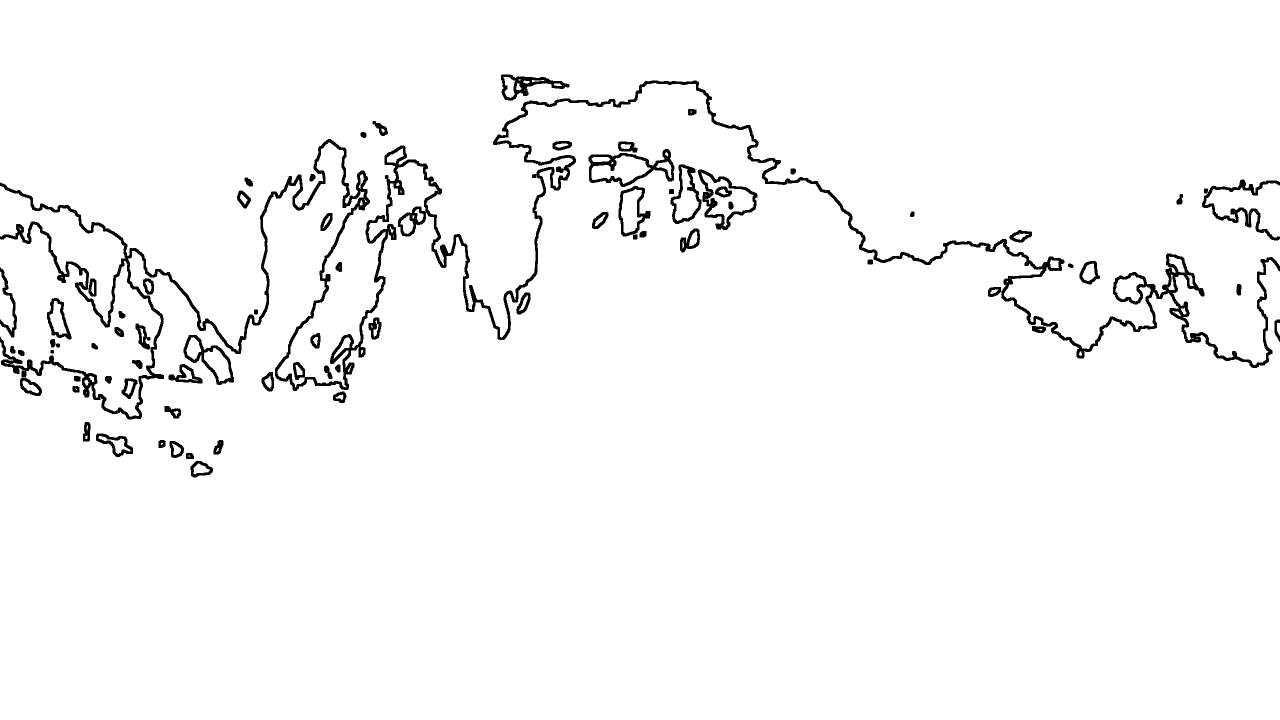
#> input picture 图片/地图_生成.png, 2560 x 1440 px, given in place of #, which was not available (shown at 1/2 size)
$ python '去背景.py' '#' '默认' '图片/地图.png' '->' '图片/地图_去背景.png'
#> lines starting #> are read from the running program, lines starting #| are printed output that depends on the picture; after the words box and inside, x2 and y2 are one past the last pixel; in counts of white or black regions, pixels touching at a corner belong together
#!/usr/bin/env python3
# -*- coding: utf-8 -*-
"""根据颜色去除地图图片背景,仅保留接近黑色的像素并转为纯黑。

原理:
  地图为灰度线条图。以像素亮度(luminance)为判据:
    - 原本可见(alpha > min_alpha)且亮度 <= black_threshold:视为黑色线条,
      直接变为 *纯黑*(RGB 0,0,0)且不透明(alpha 255)
    - 其余像素(浅色或原本透明):直接舍弃(alpha 0)
  注意:原本透明的像素(可能残留任意 RGB)不会因亮度低而被误判为线条。

用法:
  python3 去背景.py [输入.png] [输出.png]
  python3 去背景.py                       # 默认 图片/地图.png -> 图片/地图_去背景.png
"""
from PIL import Image
import numpy as np
import sys


def remove_background(src, dst, black_threshold=120, min_alpha=40):
#> called with src = '#', dst = '默认', black_threshold = 120, min_alpha = 40
    im = Image.open(src).convert("RGBA")
#> im is the input picture: PIL image 2560x1440 RGBA; mean R, G, B, A 0, 0, 0, 7.6
    a = np.array(im).astype(np.float32)

    # 灰度图:亮度取 RGB 均值 (0~255)
    lum = a[..., :3].mean(axis=-1)
#> lum: shape (1440, 2560) float32; every value is 0
    visible = a[..., 3] > min_alpha                 # 原本可见的像素
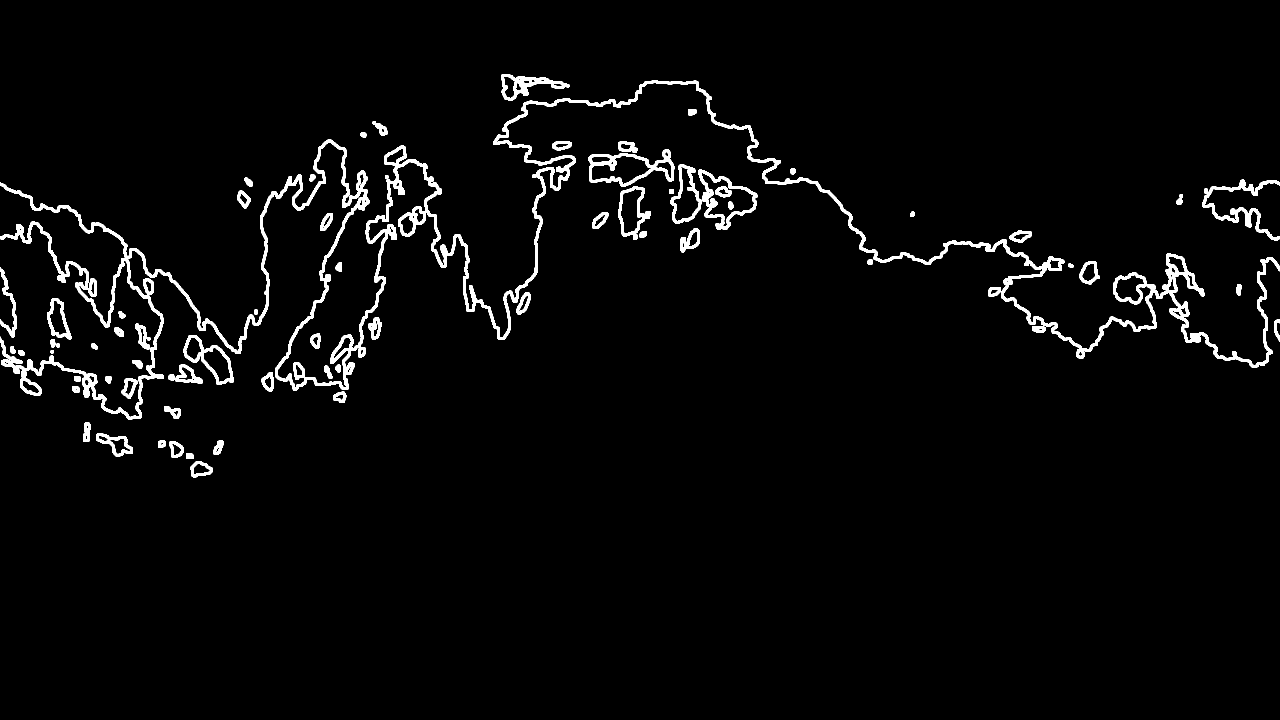
#> visible: shape (1440, 2560) bool (shown at 1/2 size); 3% white; 71 white regions, largest, box (x1, y1, x2, y2) and area: (0, 161, 2560, 839) 68815, (1177, 298, 1349, 374) 3527, (2404, 359, 2560, 481) 3426
    keep = visible & (lum <= black_threshold)       # 接近黑色 -> 纯黑

    a[keep, :3] = 0      # 变为纯黑
    a[keep, 3] = 255     # 不透明
    a[~keep, 3] = 0      # 其余直接舍弃

    Image.fromarray(a.astype(np.uint8), "RGBA").save(dst)
    print(f"完成:{dst} 尺寸 {im.size} (black_threshold={black_threshold}, min_alpha={min_alpha})")
#| 完成:默认 尺寸 (2560, 1440) (black_threshold=120, min_alpha=40)


if __name__ == "__main__":
    src = sys.argv[1] if len(sys.argv) > 1 else "图片/地图.png"
    dst = sys.argv[2] if len(sys.argv) > 2 else "图片/地图_去背景.png"
    remove_background(src, dst)

$ run again, on 图片/黑白仙女示意图.png
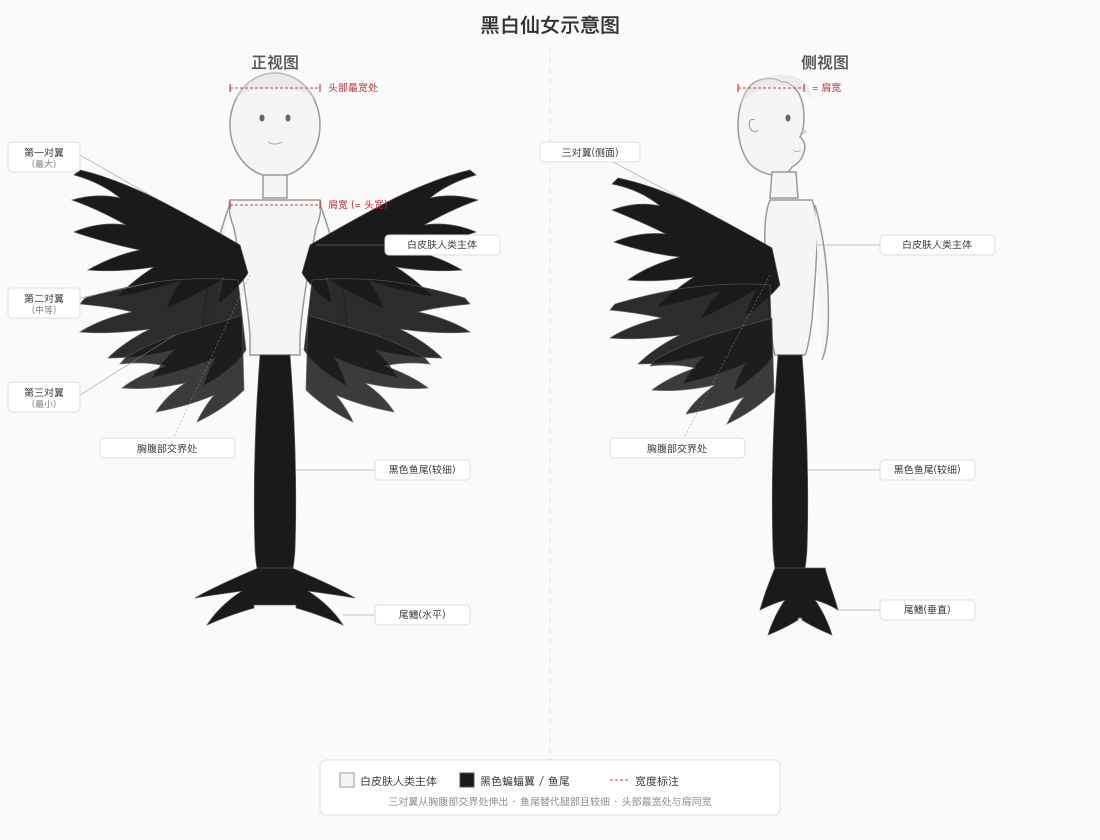
#> input picture 图片/黑白仙女示意图.png, 2200 x 1680 px (shown at 1/2 size)
#> visible: shape (1680, 2200) bool; every value is 1
#> in remove_background, `keep = visible & (lum <= black_threshold)`:
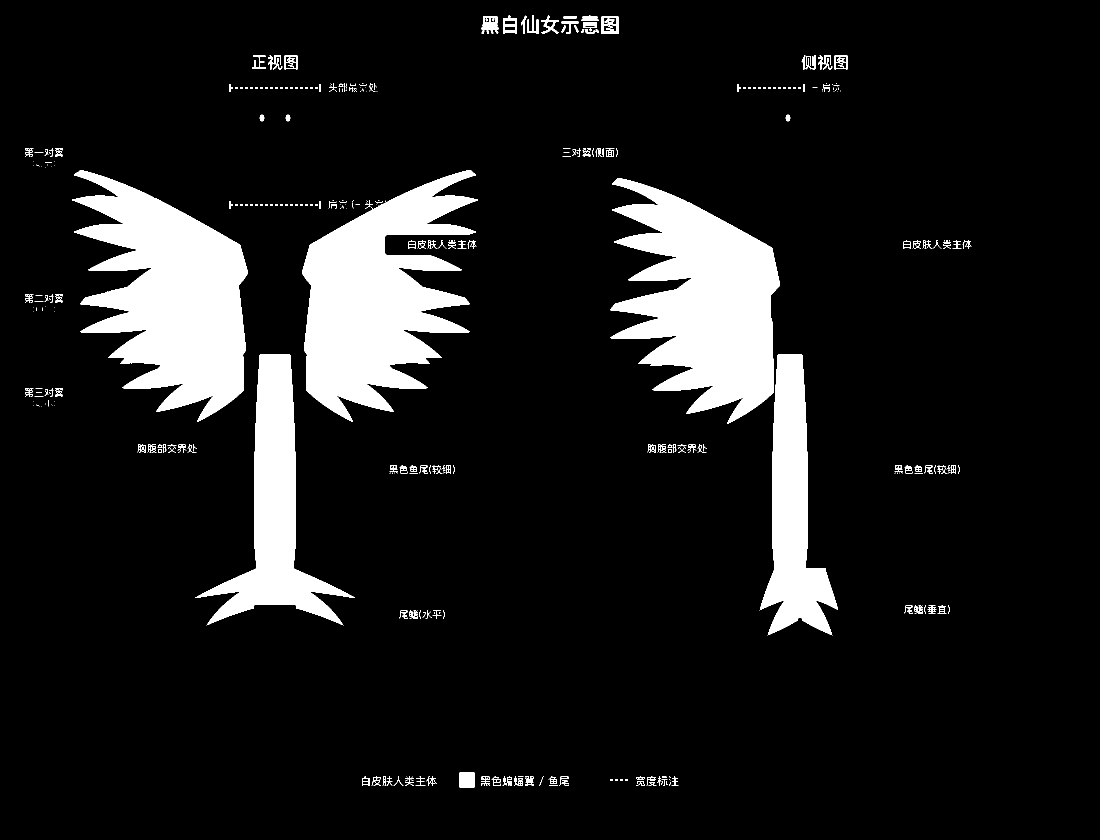
#> keep: shape (1680, 2200) bool (shown at 1/2 size); 10.8% white; 457 white regions (257 under 20 px), largest, box (x1, y1, x2, y2) and area: (144, 340, 496, 844) 98907, (1220, 356, 1560, 848) 95660, (604, 340, 956, 844) 94701
#> in remove_background, `Image.fromarray(a.astype(np.uint8), "RGBA").save(dst)`:
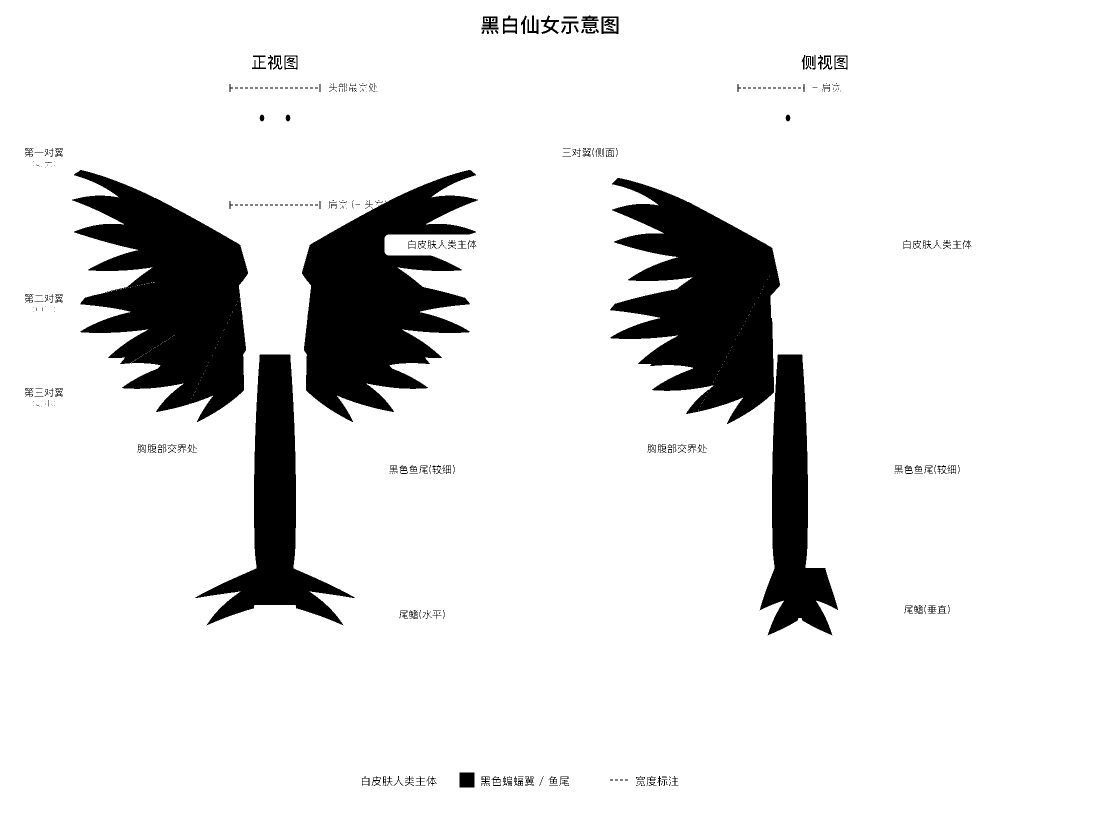
#> saved as out.png: PIL image 2200x1680 RGBA (shown at 1/2 size); mean R, G, B, A 222.2, 222.2, 222.2, 27.4; transparent parts drawn white
#| 完成:out.png 尺寸 (2200, 1680) (black_threshold=120, min_alpha=40)

$ run again, on 图片/黑白仙女艺术图.jpg
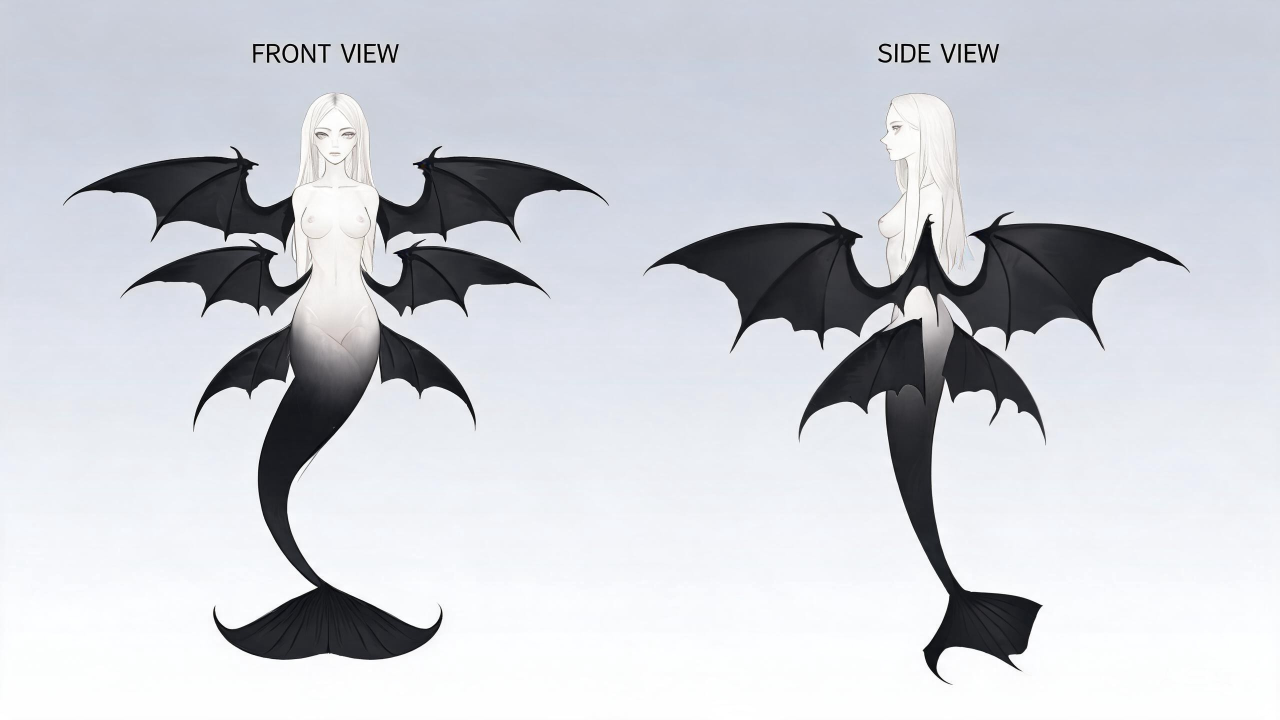
#> input picture 图片/黑白仙女艺术图.jpg, 2560 x 1440 px (shown at 1/2 size)
#> visible: shape (1440, 2560) bool; every value is 1
#> in remove_background, `keep = visible & (lum <= black_threshold)`:
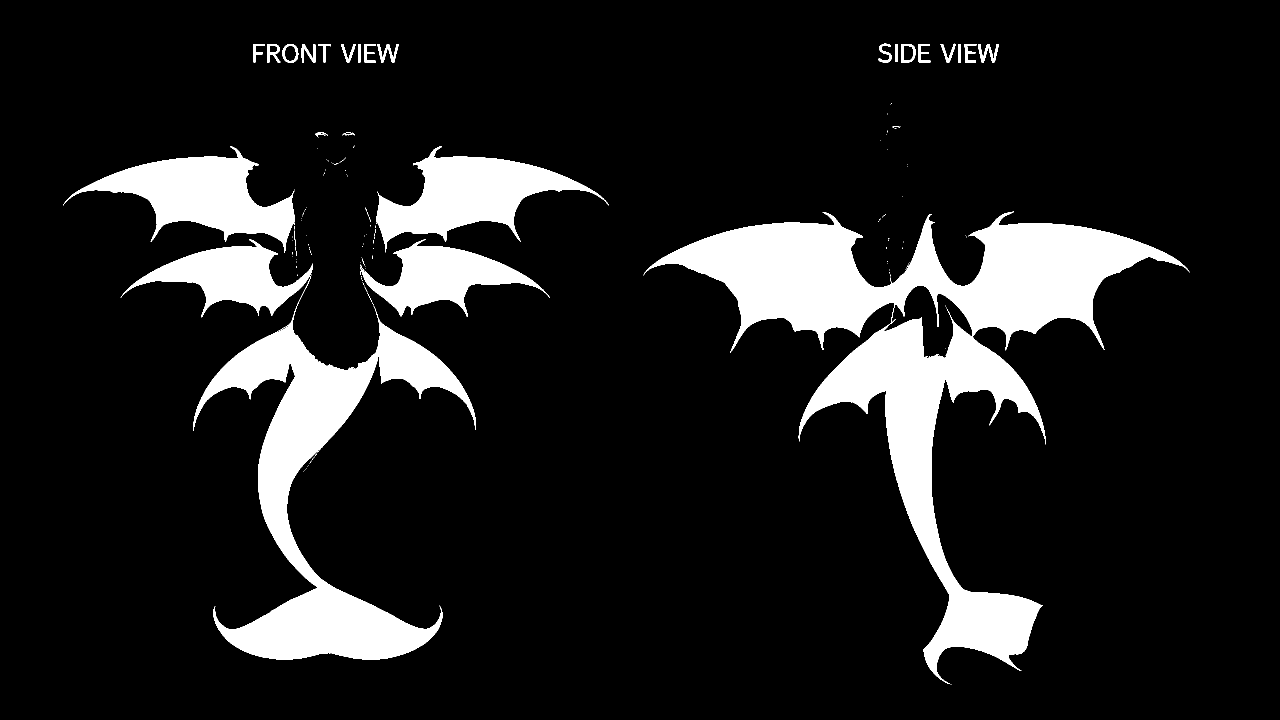
#> keep: shape (1440, 2560) bool (shown at 1/2 size); 12.5% white; 156 white regions (128 under 20 px), largest, box (x1, y1, x2, y2) and area: (1287, 423, 2379, 1368) 225240, (387, 552, 951, 1320) 107620, (126, 293, 590, 506) 38230
#> in remove_background, `a[~keep, 3] = 0`:
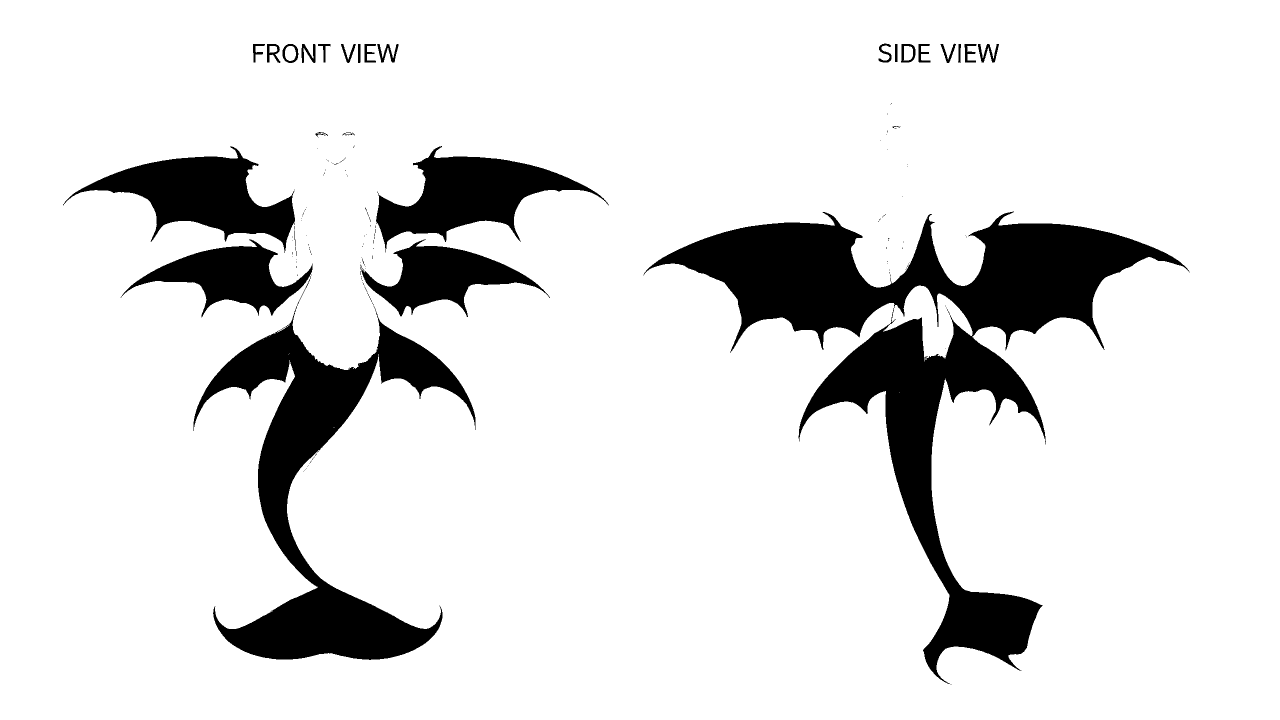
#> a: shape (1440, 2560, 4) float32 (shown at 1/2 size); mean R, G, B, A 200.3, 202.6, 209.2, 32.1; transparent parts drawn white
#| 完成:out.png 尺寸 (2560, 1440) (black_threshold=120, min_alpha=40)
